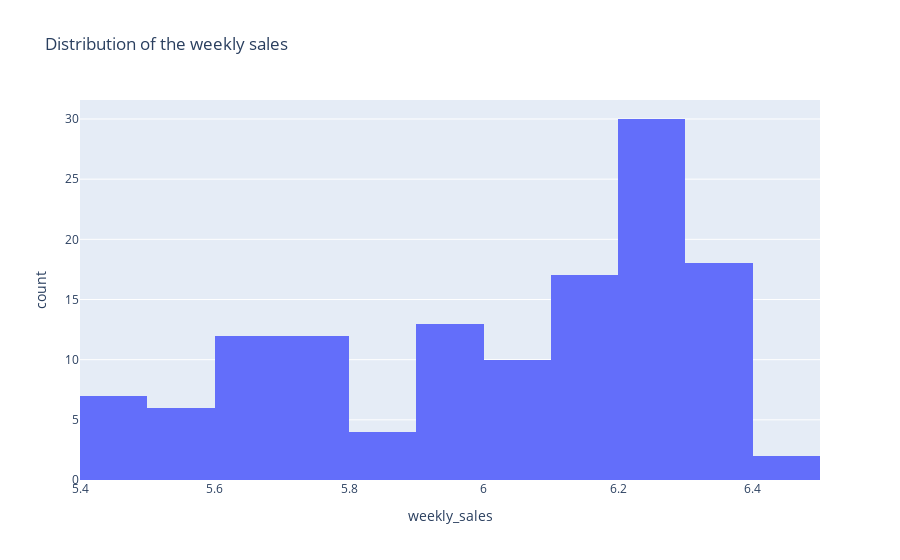

The cell this chart's notebook holds for it:
### Code cell
# distribution of the weekly sales
fig = px.histogram(data, x = 'weekly_sales', title = 'Distribution of the weekly sales')
fig.show()

### Figure 1 — Plotly figure (JSON) as saved in the notebook; plotly's stock layout.template omitted (floating-point values rounded to 4 significant figures; data arrays with more than 128 entries replaced by an {"elided": "..."} marker saying what was removed)
{"data": [{"alignmentgroup": "True", "bingroup": "x", "hovertemplate": "weekly_sales=%{x}<br>count=%{y}<extra></extra>", "legendgroup": "", "marker": {"color": "#636efa", "pattern": {"shape": ""}}, "name": "", "offsetgroup": "", "orientation": "v", "showlegend": false, "type": "histogram", "x": {"elided": "131 float values"}, "xaxis": "x", "yaxis": "y"}], "layout": {"barmode": "relative", "legend": {"tracegroupgap": 0}, "title": {"text": "Distribution of the weekly sales"}, "xaxis": {"anchor": "y", "domain": [0, 1], "title": {"text": "weekly_sales"}}, "yaxis": {"anchor": "x", "domain": [0, 1], "title": {"text": "count"}}}}
